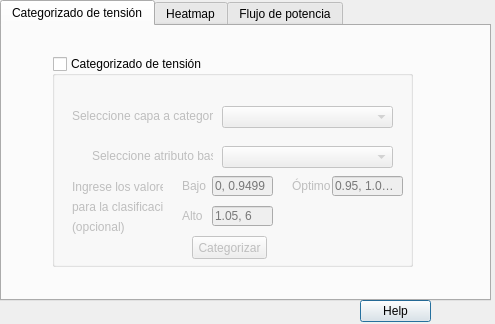
<?xml version="1.0" encoding="UTF-8"?>
<ui version="4.0">
 <class>VISIONDialogBase</class>
 <widget class="QDialog" name="VISIONDialogBase">
  <property name="geometry">
   <rect>
    <x>0</x>
    <y>0</y>
    <width>495</width>
    <height>324</height>
   </rect>
  </property>
  <property name="windowTitle">
   <string>VISION - Medio para visualizar simulaciones</string>
  </property>
  <property name="windowOpacity">
   <double>4.000000000000000</double>
  </property>
  <widget class="QFrame" name="frame">
   <property name="geometry">
    <rect>
     <x>10</x>
     <y>410</y>
     <width>291</width>
     <height>81</height>
    </rect>
   </property>
   <property name="styleSheet">
    <string notr="true">background: url(:/plugins/VISION/logo.png) center no-repeat</string>
   </property>
   <property name="frameShape">
    <enum>QFrame::StyledPanel</enum>
   </property>
   <property name="frameShadow">
    <enum>QFrame::Raised</enum>
   </property>
  </widget>
  <widget class="QDialogButtonBox" name="button_box">
   <property name="geometry">
    <rect>
     <x>360</x>
     <y>300</y>
     <width>71</width>
     <height>23</height>
    </rect>
   </property>
   <property name="standardButtons">
    <set>QDialogButtonBox::Help</set>
   </property>
  </widget>
  <widget class="QTabWidget" name="tabWidget">
   <property name="enabled">
    <bool>true</bool>
   </property>
   <property name="geometry">
    <rect>
     <x>0</x>
     <y>0</y>
     <width>491</width>
     <height>301</height>
    </rect>
   </property>
   <property name="focusPolicy">
    <enum>Qt::NoFocus</enum>
   </property>
   <property name="styleSheet">
    <string notr="true"/>
   </property>
   <property name="tabPosition">
    <enum>QTabWidget::North</enum>
   </property>
   <property name="tabShape">
    <enum>QTabWidget::Rounded</enum>
   </property>
   <property name="currentIndex">
    <number>0</number>
   </property>
   <property name="elideMode">
    <enum>Qt::ElideNone</enum>
   </property>
   <property name="usesScrollButtons">
    <bool>true</bool>
   </property>
   <property name="documentMode">
    <bool>false</bool>
   </property>
   <property name="tabsClosable">
    <bool>false</bool>
   </property>
   <widget class="QWidget" name="tab">
    <attribute name="title">
     <string>Categorizado de tensión</string>
    </attribute>
    <widget class="QGroupBox" name="Categorizado_tension">
     <property name="geometry">
      <rect>
       <x>50</x>
       <y>30</y>
       <width>361</width>
       <height>211</height>
      </rect>
     </property>
     <property name="mouseTracking">
      <bool>false</bool>
     </property>
     <property name="autoFillBackground">
      <bool>false</bool>
     </property>
     <property name="title">
      <string>Categorizado de tensión</string>
     </property>
     <property name="flat">
      <bool>false</bool>
     </property>
     <property name="checkable">
      <bool>true</bool>
     </property>
     <property name="checked">
      <bool>false</bool>
     </property>
     <widget class="QPushButton" name="CategButton">
      <property name="geometry">
       <rect>
        <x>140</x>
        <y>180</y>
        <width>75</width>
        <height>23</height>
       </rect>
      </property>
      <property name="text">
       <string>Categorizar</string>
      </property>
     </widget>
     <widget class="QComboBox" name="ColorRampAttri">
      <property name="geometry">
       <rect>
        <x>170</x>
        <y>90</y>
        <width>171</width>
        <height>22</height>
       </rect>
      </property>
     </widget>
     <widget class="QLabel" name="label_12">
      <property name="geometry">
       <rect>
        <x>40</x>
        <y>90</y>
        <width>121</width>
        <height>20</height>
       </rect>
      </property>
      <property name="text">
       <string>Seleccione atributo base</string>
      </property>
     </widget>
     <widget class="QLineEdit" name="lineO">
      <property name="geometry">
       <rect>
        <x>280</x>
        <y>120</y>
        <width>71</width>
        <height>20</height>
       </rect>
      </property>
      <property name="readOnly">
       <bool>false</bool>
      </property>
      <property name="placeholderText">
       <string>0.95, 1.0499</string>
      </property>
     </widget>
     <widget class="QLabel" name="labelO">
      <property name="geometry">
       <rect>
        <x>240</x>
        <y>120</y>
        <width>51</width>
        <height>20</height>
       </rect>
      </property>
      <property name="text">
       <string>Óptimo</string>
      </property>
     </widget>
     <widget class="QLabel" name="label_14">
      <property name="geometry">
       <rect>
        <x>20</x>
        <y>160</y>
        <width>91</width>
        <height>21</height>
       </rect>
      </property>
      <property name="text">
       <string>(opcional)</string>
      </property>
     </widget>
     <widget class="QLabel" name="labelH">
      <property name="geometry">
       <rect>
        <x>130</x>
        <y>150</y>
        <width>51</width>
        <height>20</height>
       </rect>
      </property>
      <property name="text">
       <string>Alto</string>
      </property>
     </widget>
     <widget class="QLabel" name="label_9">
      <property name="geometry">
       <rect>
        <x>20</x>
        <y>140</y>
        <width>91</width>
        <height>21</height>
       </rect>
      </property>
      <property name="text">
       <string>para la clasificación</string>
      </property>
     </widget>
     <widget class="QLabel" name="labelL">
      <property name="geometry">
       <rect>
        <x>130</x>
        <y>120</y>
        <width>31</width>
        <height>20</height>
       </rect>
      </property>
      <property name="text">
       <string>Bajo</string>
      </property>
     </widget>
     <widget class="QLabel" name="label_8">
      <property name="geometry">
       <rect>
        <x>20</x>
        <y>120</y>
        <width>91</width>
        <height>21</height>
       </rect>
      </property>
      <property name="text">
       <string>Ingrese los valores</string>
      </property>
     </widget>
     <widget class="QLineEdit" name="lineL">
      <property name="geometry">
       <rect>
        <x>160</x>
        <y>120</y>
        <width>61</width>
        <height>20</height>
       </rect>
      </property>
      <property name="readOnly">
       <bool>false</bool>
      </property>
      <property name="placeholderText">
       <string>0, 0.9499</string>
      </property>
     </widget>
     <widget class="QLineEdit" name="lineH">
      <property name="geometry">
       <rect>
        <x>160</x>
        <y>150</y>
        <width>61</width>
        <height>20</height>
       </rect>
      </property>
      <property name="placeholderText">
       <string>1.05, 6</string>
      </property>
     </widget>
     <widget class="QComboBox" name="comboBox_cap_categ_tension">
      <property name="geometry">
       <rect>
        <x>170</x>
        <y>50</y>
        <width>171</width>
        <height>22</height>
       </rect>
      </property>
     </widget>
     <widget class="QLabel" name="label_18">
      <property name="geometry">
       <rect>
        <x>20</x>
        <y>50</y>
        <width>141</width>
        <height>20</height>
       </rect>
      </property>
      <property name="text">
       <string>Seleccione capa a categorizar</string>
      </property>
     </widget>
    </widget>
   </widget>
   <widget class="QWidget" name="tab_4">
    <attribute name="title">
     <string>Heatmap</string>
    </attribute>
    <widget class="QGroupBox" name="HeatMap">
     <property name="geometry">
      <rect>
       <x>60</x>
       <y>70</y>
       <width>381</width>
       <height>161</height>
      </rect>
     </property>
     <property name="title">
      <string>Heatmap</string>
     </property>
     <property name="checkable">
      <bool>true</bool>
     </property>
     <property name="checked">
      <bool>false</bool>
     </property>
     <widget class="QPushButton" name="HeatButton">
      <property name="geometry">
       <rect>
        <x>130</x>
        <y>130</y>
        <width>75</width>
        <height>23</height>
       </rect>
      </property>
      <property name="text">
       <string>Heatmap</string>
      </property>
     </widget>
     <widget class="QLabel" name="label_13">
      <property name="geometry">
       <rect>
        <x>60</x>
        <y>60</y>
        <width>121</width>
        <height>20</height>
       </rect>
      </property>
      <property name="text">
       <string>Seleccione atributo base</string>
      </property>
     </widget>
     <widget class="QComboBox" name="HeatmapAttri">
      <property name="geometry">
       <rect>
        <x>190</x>
        <y>60</y>
        <width>171</width>
        <height>22</height>
       </rect>
      </property>
     </widget>
     <widget class="QComboBox" name="comboBox_cap_heatmap">
      <property name="geometry">
       <rect>
        <x>190</x>
        <y>30</y>
        <width>171</width>
        <height>22</height>
       </rect>
      </property>
     </widget>
     <widget class="QLabel" name="label_19">
      <property name="geometry">
       <rect>
        <x>10</x>
        <y>30</y>
        <width>171</width>
        <height>20</height>
       </rect>
      </property>
      <property name="text">
       <string>Seleccione capa a realizar heatmap</string>
      </property>
     </widget>
    </widget>
   </widget>
   <widget class="QWidget" name="tab_2">
    <attribute name="title">
     <string>Flujo de potencia</string>
    </attribute>
    <widget class="QGroupBox" name="short_circuit_2">
     <property name="geometry">
      <rect>
       <x>40</x>
       <y>30</y>
       <width>411</width>
       <height>241</height>
      </rect>
     </property>
     <property name="title">
      <string>Flujo de potencia</string>
     </property>
     <property name="checkable">
      <bool>true</bool>
     </property>
     <property name="checked">
      <bool>false</bool>
     </property>
     <widget class="QTabWidget" name="tabWidget_3">
      <property name="geometry">
       <rect>
        <x>10</x>
        <y>20</y>
        <width>371</width>
        <height>211</height>
       </rect>
      </property>
      <property name="currentIndex">
       <number>0</number>
      </property>
      <widget class="QWidget" name="lines_ampacity">
       <attribute name="title">
        <string>Líneas</string>
       </attribute>
       <widget class="QTabWidget" name="Match">
        <property name="geometry">
         <rect>
          <x>10</x>
          <y>10</y>
          <width>351</width>
          <height>171</height>
         </rect>
        </property>
        <property name="currentIndex">
         <number>0</number>
        </property>
        <widget class="QWidget" name="tab_6">
         <attribute name="title">
          <string>Graduado de líneas</string>
         </attribute>
         <widget class="QComboBox" name="PFAttri">
          <property name="geometry">
           <rect>
            <x>160</x>
            <y>50</y>
            <width>171</width>
            <height>22</height>
           </rect>
          </property>
         </widget>
         <widget class="QLabel" name="label_6">
          <property name="geometry">
           <rect>
            <x>20</x>
            <y>50</y>
            <width>131</width>
            <height>20</height>
           </rect>
          </property>
          <property name="text">
           <string>Seleccione atributo base</string>
          </property>
         </widget>
         <widget class="QPushButton" name="GraduateLButton">
          <property name="geometry">
           <rect>
            <x>110</x>
            <y>100</y>
            <width>75</width>
            <height>23</height>
           </rect>
          </property>
          <property name="text">
           <string>Graduado</string>
          </property>
         </widget>
         <widget class="QLabel" name="label_30">
          <property name="geometry">
           <rect>
            <x>0</x>
            <y>20</y>
            <width>161</width>
            <height>20</height>
           </rect>
          </property>
          <property name="text">
           <string>Seleccione capa para graduado</string>
          </property>
         </widget>
         <widget class="QComboBox" name="comboBox_cap_gradLine">
          <property name="geometry">
           <rect>
            <x>160</x>
            <y>20</y>
            <width>171</width>
            <height>22</height>
           </rect>
          </property>
         </widget>
        </widget>
       </widget>
      </widget>
      <widget class="QWidget" name="Txs_load">
       <attribute name="title">
        <string>Transformadores</string>
       </attribute>
       <widget class="QTabWidget" name="Match_2">
        <property name="geometry">
         <rect>
          <x>0</x>
          <y>10</y>
          <width>351</width>
          <height>171</height>
         </rect>
        </property>
        <property name="currentIndex">
         <number>0</number>
        </property>
        <widget class="QWidget" name="tab_8">
         <attribute name="title">
          <string>Categorizado de elementos</string>
         </attribute>
         <widget class="QComboBox" name="TxLoad">
          <property name="geometry">
           <rect>
            <x>180</x>
            <y>50</y>
            <width>161</width>
            <height>22</height>
           </rect>
          </property>
         </widget>
         <widget class="QLabel" name="label_15">
          <property name="geometry">
           <rect>
            <x>40</x>
            <y>50</y>
            <width>131</width>
            <height>20</height>
           </rect>
          </property>
          <property name="text">
           <string>Seleccione atributo base</string>
          </property>
         </widget>
         <widget class="QPushButton" name="CategTxButton">
          <property name="geometry">
           <rect>
            <x>110</x>
            <y>100</y>
            <width>75</width>
            <height>23</height>
           </rect>
          </property>
          <property name="text">
           <string>Categorizado</string>
          </property>
         </widget>
         <widget class="QLabel" name="label_31">
          <property name="geometry">
           <rect>
            <x>0</x>
            <y>20</y>
            <width>181</width>
            <height>20</height>
           </rect>
          </property>
          <property name="text">
           <string>Seleccione capa para categorización</string>
          </property>
         </widget>
         <widget class="QComboBox" name="comboBox_cap_catTraf">
          <property name="geometry">
           <rect>
            <x>180</x>
            <y>20</y>
            <width>161</width>
            <height>22</height>
           </rect>
          </property>
         </widget>
        </widget>
       </widget>
      </widget>
     </widget>
    </widget>
   </widget>
  </widget>
 </widget>
 <resources/>
 <connections/>
</ui>
